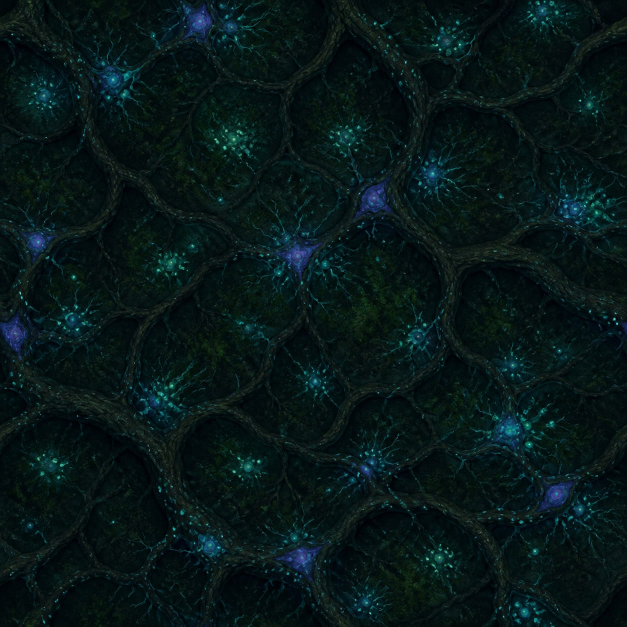
#> input picture assets/texture-sources/bioluminescent-forest-raw.jpg, 1254 x 1254 px (shown at 1/2 size)
$ python build_bioluminescent_forest.py
#> lines starting #> are read from the running program, lines starting #| are printed output that depends on the picture
### tools/theme_writer.py
"""Reusable writer for N64FlashcartMenu V1 theme PNG packages."""

from __future__ import annotations

import math
import struct
import zlib
from collections import namedtuple
from pathlib import Path
from typing import Iterable

from PIL import Image


WIDTH = 64
# Regions retain byte-sized origins.  A 32px texture can therefore start as
# late as row 255 and extend through row 286.
MAX_HEIGHT = 287
MAX_STATIC_WIDTH = 640
MAX_STATIC_HEIGHT = 480
NAME = 1
FAMILY = 2
COLORS = 3
BACKGROUND = 4
REGIONS = 5
TAB_GEOMETRY = 6
INTERNAL_BORDER = 7
TEXTURE_ANIMATION = 8
PARAMETER_ANIMATION = 9
TEXTURE_ORIGIN = 10

# Animation flag bits shared by Type 8 texture animation and Type 9 parameter
# animation. Combining PING_PONG | INTERPOLATE is valid; LOOP and PING_PONG
# are mutually exclusive playback modes.
ANIMATION_LOOP = 0
ANIMATION_PING_PONG = 1 << 0
ANIMATION_ONCE = 1 << 1
ANIMATION_REVERSED = 1 << 2
ANIMATION_INTERPOLATE = 1 << 3

# Rotation is expressed in radians per 60 Hz tick. Large fullscreen repeating
# fields can cause discomfort well below the format's technical ±0.25 limit,
# so authored themes use this conservative ceiling unless a future validator
# grants an explicit, reviewed exception.
COMFORTABLE_ROTATION_LIMIT = 0.001

COLOR_NAMES = (
    "background panel border text muted_text accent highlight tab_inactive "
    "tab_active shadow success warning gradient_tl gradient_tr gradient_bl gradient_br"
).split()
Palette = namedtuple("Palette", COLOR_NAMES)
ParameterFrame = namedtuple("ParameterFrame", (
    "background panel border text muted_text accent highlight tab_inactive "
    "tab_active shadow success warning gradient_tl gradient_tr gradient_bl gradient_br "
    "gradient_speed gradient_warp layer0_scale layer1_scale layer0_dx layer0_dy "
    "layer1_dx layer1_dy rotation layer0_alpha layer1_alpha layer0_texture layer1_texture"
), defaults=(None,) * 29)
Rectangle = namedtuple("Rectangle", "x y width height", defaults=(0, 0, 0, 0))
Animation = namedtuple("Animation", "frame_ticks flags columns", defaults=(0, 0, 1))
ParameterAnimation = namedtuple("ParameterAnimation", "frames animation")
PackedArtwork = namedtuple("PackedArtwork", "image rectangles")
TextureRegions = namedtuple("TextureRegions", "layer0 layer1 border",
                            defaults=(Rectangle(), Rectangle(), Rectangle()))
DualTextureBackground = namedtuple("DualTextureBackground", (
    "layer0_scale layer1_scale layer0_dx layer0_dy layer1_dx layer1_dy "
    "rotation layer0_alpha layer1_alpha"))


def _uint(value: int, bits: int, label: str) -> int:
    value = int(value)
    if not 0 <= value < 1 << bits:
        raise ValueError(f"{label} must be 0..{(1 << bits) - 1}")
    return value


def _finite(value: float, label: str) -> float:
    value = float(value)
    if not math.isfinite(value):
        raise ValueError(f"{label} must be finite")
    return value


def rgba(hex_rgb: str, alpha: int = 255) -> tuple[int, int, int, int]:
    """Create an RGBA tuple from a six-digit hexadecimal RGB string."""
    if len(hex_rgb) != 6:
        raise ValueError("RGB colors must contain exactly six hexadecimal digits")
    try:
        rgb = bytes.fromhex(hex_rgb)
    except ValueError as error:
        raise ValueError("RGB colors must contain hexadecimal digits") from error
    return (*rgb, _uint(alpha, 8, "alpha"))


def lerp_rgba(left, right, amount: float, alpha: int | None = None
              ) -> tuple[int, int, int, int]:
    """Interpolate two RGBA tuples or hex RGB strings with clamped rounding."""
    if isinstance(left, str):
        left = rgba(left)
    if isinstance(right, str):
        right = rgba(right)
    if len(left) != 4 or len(right) != 4:
        raise ValueError("interpolated colors must be RGBA tuples or hex RGB strings")
    amount = _finite(amount, "color interpolation amount")
    if not 0 <= amount <= 1:
        raise ValueError("color interpolation amount must be 0..1")
    result = tuple(round(a + (b - a) * amount) for a, b in zip(left, right))
    if alpha is not None:
        result = (*result[:3], _uint(alpha, 8, "alpha"))
    return result


def close_seams(image: Image.Image) -> Image.Image:
    """Return an RGBA image whose opposite edge pixels match exactly."""
    output = image.convert("RGBA")
    if output.width < 2 or output.height < 2:
        raise ValueError("seam closure needs an image at least 2x2 pixels")
    pixels = output.load()
    for y in range(output.height):
        value = tuple((pixels[0, y][channel] + pixels[output.width - 1, y][channel]) // 2
                      for channel in range(4))
        pixels[0, y] = pixels[output.width - 1, y] = value
    for x in range(output.width):
        value = tuple((pixels[x, 0][channel] + pixels[x, output.height - 1][channel]) // 2
                      for channel in range(4))
        pixels[x, 0] = pixels[x, output.height - 1] = value
    return output


# [21 lines left out: function quantize_fixed_palette, not called in this run]


def palette(*colors) -> Palette:
    """Build the required sixteen-color palette from RGBA tuples or hex strings."""
    if len(colors) != len(COLOR_NAMES):
        raise ValueError("a theme palette must contain sixteen colors")
    normalized = []
    for color in colors:
        if isinstance(color, str):
            color = rgba(color)
        elif len(color) == 2 and isinstance(color[0], str):
            color = rgba(*color)
        if len(color) != 4:
            raise ValueError("palette colors must be RGBA tuples")
        normalized.append(tuple(_uint(channel, 8, "color channel") for channel in color))
    return Palette(*normalized)


def colors_record(colors: Palette) -> tuple[int, bytes]:
    """Encode a sixteen-color theme palette."""
    return COLORS, b"".join(bytes(color) for color in colors)


# [5 lines left out: function decode_palette, not called in this run]


def text_record(kind: int, value: str) -> tuple[int, bytes]:
    """Encode a theme name or family."""
    if kind not in (NAME, FAMILY):
        raise ValueError("text records are only valid for name and family")
    encoded = value.encode("ascii")
    if not 1 <= len(encoded) <= 63 or b"\0" in encoded:
        raise ValueError("theme text must be 1..63 non-NUL ASCII bytes")
    return kind, encoded


# [6 lines left out: function gradient_background, not called in this run]


def static_image_background() -> tuple[int, bytes]:
    """Use the complete artwork image as a non-repeating static background."""
    return BACKGROUND, bytes((5,))


def dual_texture_background(layer0_scale: float, layer1_scale: float,
                            layer0_dx: float, layer0_dy: float,
                            layer1_dx: float, layer1_dy: float,
                            rotation: float = 0, layer0_alpha: int = 255,
                            layer1_alpha: int = 255) -> tuple[int, bytes]:
    """Encode a dual-layer UV background without exposing binary packing."""
    values = tuple(_finite(value, "texture parameter") for value in (
        layer0_scale, layer1_scale, layer0_dx, layer0_dy,
        layer1_dx, layer1_dy, rotation))
    if not all(0.015625 <= scale <= 16 for scale in values[:2]):
        raise ValueError("texture scales must be 0.015625..16")
    if not all(-4 <= velocity <= 4 for velocity in values[2:6]):
        raise ValueError("texture velocities must be -4..4")
    if not -0.25 <= values[6] <= 0.25:
        raise ValueError("texture rotation must be -0.25..0.25")
    return (BACKGROUND, bytes((1,)) + struct.pack("<7f", *values)
            + bytes((_uint(layer0_alpha, 8, "layer 0 alpha"),
                     _uint(layer1_alpha, 8, "layer 1 alpha"))))


# [13 lines left out: functions decode_dual_texture_background, texture_origin, not called in this run]


def internal_border(style: int) -> tuple[int, bytes]:
    """Select one of the built-in border styles."""
    return INTERNAL_BORDER, bytes((_uint(style, 8, "border style"),))


def texture_animations(layer0_frames: int, layer0: Animation,
                       layer1_frames: int = 0,
                       layer1: Animation = Animation()) -> tuple[int, bytes]:
    """Encode animation descriptors for the two texture layers."""
    return (TEXTURE_ANIMATION,
            _pack_animation_for_frames(layer0, layer0_frames)
            + _pack_animation_for_frames(layer1, layer1_frames))


def regions_record(regions: TextureRegions, y_offset: int = 0) -> tuple[int, bytes]:
    """Encode atlas rectangles, applying the final PNG artwork-row offset."""
    packed = bytearray()
    for rectangle in regions:
        values = (rectangle.x, rectangle.y + y_offset if rectangle.height else 0,
                  rectangle.width, rectangle.height)
        packed.extend(_uint(value, 8, "region coordinate") for value in values)
    return REGIONS, bytes(packed)


def tlv(kind: int, value: bytes) -> bytes:
    return bytes((_uint(kind, 8, "record type"),)) + struct.pack(
        "<H", _uint(len(value), 16, "record length")) + value


def _pack_animation_for_frames(animation: Animation, frame_count: int) -> bytes:
    frame_count = _uint(frame_count, 8, "frame count")
    if frame_count == 0:
        return b"\0" * 5
    columns = _uint(animation.columns, 8, "animation columns")
    frame_ticks = _uint(animation.frame_ticks, 16, "animation frame ticks")
    flags = _uint(animation.flags, 8, "animation flags")
    if flags & 0xF0 or flags & 0x03 == 0x03:
        raise ValueError("animation flags contain an unsupported playback mode")
    if frame_count == 1:
        if columns not in (0, 1) or frame_ticks or flags:
            raise ValueError("single-frame animations cannot have playback settings")
        return b"\1\0\0\0\0"
    if not columns or not frame_ticks:
        raise ValueError("multi-frame animations need columns and nonzero frame ticks")
    return struct.pack("<BBHB", frame_count, columns, frame_ticks, flags)


# [78 lines left out: functions read_metadata, record_value, replace_record, decode_regions, not called in this run]


def pack_artwork(images: Iterable[Image.Image], start_y: int = 0) -> PackedArtwork:
    """Shelf-pack images into a 64-pixel-wide transparent RGBA atlas."""
    sources = [image.convert("RGBA") for image in images]
    positions = []
    x, y, row_height = 0, start_y, 0
    for image in sources:
        if image.width > WIDTH or image.height > 255:
            raise ValueError("artwork exceeds theme PNG limits")
        if x and x + image.width > WIDTH:
            x, y, row_height = 0, y + row_height, 0
        positions.append(Rectangle(x, y, image.width, image.height))
        x += image.width
        row_height = max(row_height, image.height)
    height = y + row_height
    if height >= MAX_HEIGHT:
        raise ValueError(f"packed artwork exceeds {MAX_HEIGHT - 1} rows")
    atlas = Image.new("RGBA", (WIDTH, max(height, start_y)), (0, 0, 0, 0))
    for image, rectangle in zip(sources, positions):
        atlas.alpha_composite(image, (rectangle.x, rectangle.y))
    return PackedArtwork(atlas, tuple(positions))


def pack_after_parameters(parameter_sheet: Image.Image,
                          images: Iterable[Image.Image]) -> PackedArtwork:
    """Put parameter bytes first, then shelf-pack visible artwork below them."""
    packed = pack_artwork(images, parameter_sheet.height)
    packed.image.alpha_composite(parameter_sheet.convert("RGBA"), (0, 0))
    return packed


def _channel_bytes(channel: int, value) -> bytes:
    if channel < 16:
        packed = bytes(value)
        if len(packed) != 4:
            raise ValueError("animated colors must be RGBA tuples")
        return packed
    if channel < 25:
        value = float(value)
        if not math.isfinite(value):
            raise ValueError("animated floats must be finite")
        return struct.pack("<f", value)
    value = int(value)
    if not 0 <= value <= 255:
        raise ValueError("animated byte channels must be 0..255")
    return bytes((value,))


def pack_parameter_animation(spec: ParameterAnimation,
                             metadata_rows: int = 1
                             ) -> tuple[tuple[int, bytes], Image.Image]:
    """Encode a sparse animation and its opaque RGB parameter sheet."""
    frames = tuple(spec.frames)
    if not frames:
        raise ValueError("parameter animation needs at least one frame")
    _uint(len(frames), 8, "parameter frame count")
    _uint(metadata_rows, 8, "metadata rows")
    present = [set(i for i, value in enumerate(frame) if value is not None) for frame in frames]
    if any(channels != present[0] for channels in present[1:]):
        raise ValueError("every parameter frame must specify the same channels")
    channels = sorted(present[0])
    if not channels:
        raise ValueError("parameter animation mask cannot be empty")
    mask = sum(1 << channel for channel in channels)
    payloads = [b"".join(_channel_bytes(channel, frame[channel]) for channel in channels)
                for frame in frames]
    frame_width = (len(payloads[0]) + 2) // 3
    requested_columns = _uint(spec.animation.columns, 8, "animation columns")
    columns = min(requested_columns, WIDTH // frame_width, len(frames))
    if columns <= 0:
        raise ValueError("parameter frames do not fit the theme width")
    rows = (len(frames) + columns - 1) // columns
    sheet = Image.new("RGBA", (WIDTH, rows), (0, 0, 0, 0))
    pixels = sheet.load()
    for index, payload in enumerate(payloads):
        padded = payload.ljust(frame_width * 3, b"\0")
        origin_x = index % columns * frame_width
        origin_y = index // columns
        for x in range(frame_width):
            pixels[origin_x + x, origin_y] = (*padded[x * 3:x * 3 + 3], 255)
    animation = _pack_animation_for_frames(spec.animation._replace(columns=columns), len(frames))
    record = struct.pack("<I", mask) + bytes((0, metadata_rows, frame_width, 1)) + animation
    return (PARAMETER_ANIMATION, record), sheet


def write_theme(output: Path, records: Iterable[tuple[int, bytes]], artwork: Image.Image,
                metadata_rows: int = 1) -> None:
    records = tuple(records)
    metadata_rows = _uint(metadata_rows, 8, "metadata rows")
    if not 1 <= metadata_rows <= 4:
        raise ValueError("metadata rows must be 1..4")
    body = b"".join(tlv(kind, value) for kind, value in records) + b"\0\0\0"
    header = b"N64T" + bytes((1, metadata_rows))
    header += struct.pack("<HII", 16 + len(body), 0, zlib.crc32(body)) + body
    capacity = metadata_rows * WIDTH * 3
    if len(header) > capacity:
        raise ValueError("theme metadata exceeds its declared rows")
    header = header.ljust(capacity, b"\0")
    rgba = artwork.convert("RGBA")
    static = any(kind == BACKGROUND and value == bytes((5,)) for kind, value in records)
    max_width = MAX_STATIC_WIDTH if static else WIDTH
    max_height = MAX_STATIC_HEIGHT if static else MAX_HEIGHT - metadata_rows
    if rgba.width < WIDTH or rgba.width > max_width or (not static and rgba.width != WIDTH):
        raise ValueError(f"theme artwork width must be {WIDTH}" + (f"..{max_width}" if static else ""))
    if rgba.height < 1 or rgba.height > max_height:
        raise ValueError(f"theme artwork height must be 1..{max_height}")
    canvas = Image.new("RGBA", (rgba.width, metadata_rows + rgba.height), (0, 0, 0, 0))
    canvas.alpha_composite(rgba, (0, metadata_rows))
    pixels = canvas.load()
    for y in range(metadata_rows):
        for x in range(WIDTH):
            offset = (y * WIDTH + x) * 3
            pixels[x, y] = (*header[offset:offset + 3], 255)
    output.parent.mkdir(parents=True, exist_ok=True)
    canvas.save(output, optimize=True)

### tools/build_bioluminescent_forest.py
#!/usr/bin/env python3
"""Build the animated Bioluminescent Forest theme."""

from __future__ import annotations

import math
from pathlib import Path

from PIL import Image, ImageEnhance, ImageOps

from theme_writer import (
    ANIMATION_INTERPOLATE, Animation, FAMILY, NAME, ParameterAnimation,
    ParameterFrame, TextureRegions, close_seams, colors_record,
    dual_texture_background, internal_border, lerp_rgba, pack_after_parameters,
    pack_parameter_animation, palette, regions_record, text_record,
    texture_animations, write_theme,
)


ROOT = Path(__file__).resolve().parents[1]
SOURCE = ROOT / "assets" / "texture-sources" / "bioluminescent-forest-raw.jpg"
OUTPUT = ROOT / "assets" / "themes" / "bioluminescent-forest.png"
ROWS = 2
SIZE = 32
GLOW_FRAMES = 8
SELECTORS = (0, 1, 2, 3, 4, 5, 6, 7, 6, 5, 4, 3, 2, 1)
ENERGY = (.08, .14, .22, .34, .50, .70, 1.0, .48,
          .68, .92, .64, .40, .24, .13)


COLORS = palette(
    "020d0c", ("071b18", 224), "337c70", "e8fff4",
    "96bfb1", "1fb59e", "72f0cd", "102d29",
    "175b51", "010605", "73cf9b", "d9a85f",
    "041411", "0b3029", "17251f", "135348",
)


def source_tile(source: Image.Image) -> Image.Image:
    source = source.convert("RGB")
#> source is the input picture: PIL image 1254x1254 RGB; mean R, G, B 6.9, 23.5, 23.9
    # Work from one root junction rather than shrinking the entire dense source;
    # broad trunks must survive RGBA16 conversion and remain legible at UI scale.
    crop = round(min(source.size) * .47)
    left = round(source.width * .26)
    top = round(source.height * .22)
    source = source.crop((left, top, left + crop, top + crop))
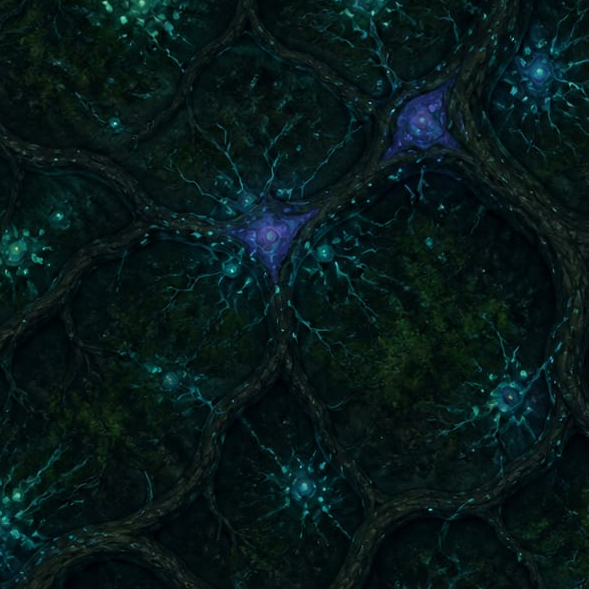
#> source: PIL image 589x589 RGB; mean R, G, B 7.5, 25.6, 25.3
    source = ImageOps.fit(source, (SIZE, SIZE),
                          method=Image.Resampling.LANCZOS)
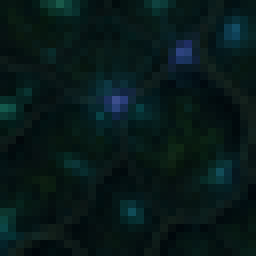
#> source: PIL image 32x32 RGB (shown 8 times larger); mean R, G, B 7.5, 25.6, 25.3
    return close_seams(ImageEnhance.Contrast(source).enhance(1.34))
#> the loop in close_seams, `for y in range(output.height):` made 32 passes
#> value on passes 1 to 8: (1, 23, 19, 255), (0, 23, 20, 255), (1, 25, 22, 255), (1, 27, 27, 255), (3, 30, 30, 255), (2, 26, 26, 255), (0, 20, 20, 255), (6, 24, 20, 255)
#> the loop in close_seams, `for x in range(output.width):` made 32 passes
#> value on passes 1 to 8: (1, 27, 25, 255), (7, 29, 25, 255), (7, 24, 17, 255), (0, 13, 14, 255), (0, 15, 14, 255), (5, 35, 30, 255), (6, 45, 38, 255), (13, 60, 50, 255)
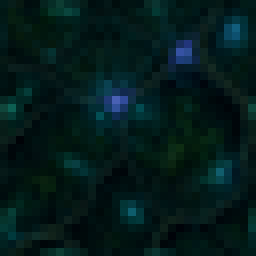
#> returned value: PIL image 32x32 RGBA (shown 8 times larger); mean R, G, B, A 3.5, 27, 26.6, 255


def root_and_glow_frames(source: Image.Image) -> tuple[Image.Image, list[Image.Image]]:
    """Separate a fixed root bed from eight traveling luminous wavefronts."""
    src = source.load()
    root = Image.new("RGBA", (SIZE, SIZE))
#> root: PIL image 32x32 RGBA; every value is 0
    root_px = root.load()
    frames = [Image.new("RGBA", (SIZE, SIZE), (0, 0, 0, 0))
              for _ in range(GLOW_FRAMES)]
    outputs = [frame.load() for frame in frames]
    for y in range(SIZE):
        for x in range(SIZE):
            red, green, blue, _ = src[x, y]
            luminous = max(red, green, blue)
            chroma = blue + green - red
            # Three broad periodic roots form visible junctions at 32x32. The
            # source contributes mottled bark color without dictating geometry.
            h0 = 8 + 4 * math.sin(math.tau * x / SIZE)
            h1 = 23 + 5 * math.sin(math.tau * x / SIZE + 2.1)
            v0 = 17 + 5 * math.sin(math.tau * y / SIZE + .8)
            dh = min(abs(y - h0), abs(y - h0 + SIZE), abs(y - h0 - SIZE))
            dh = min(dh, abs(y - h1), abs(y - h1 + SIZE), abs(y - h1 - SIZE))
            dv = min(abs(x - v0), abs(x - v0 + SIZE), abs(x - v0 - SIZE))
            distance = min(dh, dv)
            bark = max(0, 1 - distance / 3.2)
            mottled = luminous / 255
            root_px[x, y] = (
                round(3 + 34 * bark + 8 * mottled),
                round(10 + 60 * bark + 14 * mottled),
                round(10 + 42 * bark + 12 * mottled), 255,
            )
            along = x if dh <= dv else y
            phase = (along // 4 + (1 if dh > dv else 0)) % GLOW_FRAMES
            eligible = distance < 1.35
            for index, output in enumerate(outputs):
                distance = min((phase - index) % GLOW_FRAMES,
                               (index - phase) % GLOW_FRAMES)
                if eligible and distance <= 1:
                    strength = 1.0 if distance == 0 else .48
                    violet = red > green * .80
                    if violet:
                        color = (round(110 * strength), round(120 * strength),
                                 round(255 * strength), 255)
                    else:
                        color = (round(70 * strength), round(255 * strength),
                                 round(205 * strength), 255)
                    output[x, y] = color
    root = close_seams(root)
#> in close_seams (call 2), `output = image.convert("RGBA")`:
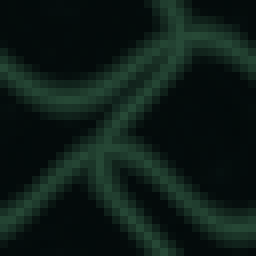
#> output: PIL image 32x32 RGBA (shown 8 times larger); mean R, G, B, A 13.2, 27.9, 22.8, 255
#> the loop in close_seams (call 2), `for y in range(output.height):` made 32 passes
#> value on passes 1 to 8: (4, 11, 11, 255), (4, 11, 11, 255), (4, 11, 11, 255), (4, 11, 11, 255), (4, 12, 11, 255), (10, 22, 19, 255), (20, 41, 32, 255), (31, 60, 45, 255)
#> the loop in close_seams (call 2), `for x in range(output.width):` made 32 passes
#> value on passes 1 to 8: (4, 11, 11, 255), (4, 12, 11, 255), (4, 11, 11, 255), (3, 11, 11, 255), (3, 11, 11, 255), (4, 12, 12, 255), (4, 12, 12, 255), (5, 13, 13, 255)
    closed = []
    for frame in frames:
        frame = close_seams(frame)
        pixels = frame.load()
        for y in range(SIZE):
            for x in range(SIZE):
                r, g, b, a = pixels[x, y]
                pixels[x, y] = (r, g, b, 255 if a >= 128 else 0)
        closed.append(frame)
#> this loop made 8 passes
#> pass 1, in close_seams (call 3), `output = image.convert("RGBA")`:
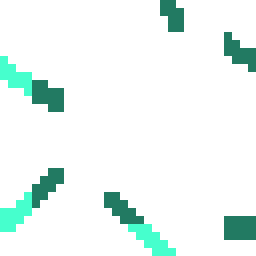
#> output: PIL image 32x32 RGBA (shown 8 times larger); mean R, G, B, A 4.6, 16.6, 13.3, 25.2; transparent parts drawn white
#> pass 2, in close_seams (call 4), `output = image.convert("RGBA")`:
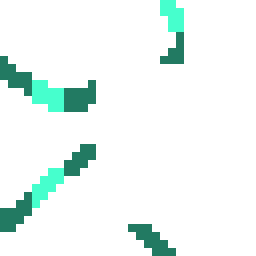
#> output: PIL image 32x32 RGBA (shown 8 times larger); mean R, G, B, A 4.3, 15.6, 12.5, 23.9; transparent parts drawn white
#> after the loop, closed = 8 items
    return root, closed


def parameter_frames() -> list[ParameterFrame]:
    frames = []
    for selector, energy in zip(SELECTORS, ENERGY):
        # Slow charge, mint-white flash, then a violet-tinged decay/return.
        return_phase = len(frames) >= 8
        border_hot = "baffdf" if not return_phase else "a7b6ff"
        highlight_hot = "eefff8" if not return_phase else "d9d5ff"
        phase = len(frames) * math.tau / len(SELECTORS)
        scale = .24 + .011 * math.sin(phase)
        dx = .00035 * math.cos(phase)
        dy = .00025 * math.sin(phase)
        frames.append(ParameterFrame(
            border=lerp_rgba("28574f", border_hot, energy),
            accent=lerp_rgba("167768", "6dffe0", energy),
            highlight=lerp_rgba("397d70", highlight_hot, energy),
            tab_active=lerp_rgba("145047", "3ba994", energy),
            layer0_scale=scale, layer1_scale=scale,
            layer0_dx=dx, layer1_dx=dx,
            layer0_dy=dy, layer1_dy=dy,
            layer1_alpha=24 + round(220 * energy),
            layer1_texture=selector,
        ))
    return frames


def build() -> Path:
    root, glows = root_and_glow_frames(source_tile(Image.open(SOURCE)))
#> glows = 8 items
#> (the rest of the program and of its run is left out)
